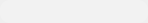
<?xml version="1.0" encoding="UTF-8"?>
<ui version="4.0">
 <class>MainWindow</class>
 <widget class="QMainWindow" name="MainWindow">
  <property name="geometry">
   <rect>
    <x>0</x>
    <y>0</y>
    <width>148</width>
    <height>23</height>
   </rect>
  </property>
  <property name="maximumSize">
   <size>
    <width>165</width>
    <height>35</height>
   </size>
  </property>
  <property name="windowTitle">
   <string>MainWindow</string>
  </property>
  <widget class="QWidget" name="centralWidget">
   <property name="maximumSize">
    <size>
     <width>200</width>
     <height>35</height>
    </size>
   </property>
   <property name="styleSheet">
    <string notr="true">#centralWidget{
	background-color: rgba(255, 255, 255, 50);
	border-width:1px;
	border-radius:10px;
}
#up,#down{
	color: rgb(85, 170, 255);
	font: 25 9pt &quot;微软雅黑 Light&quot;;
}</string>
   </property>
   <widget class="QWidget" name="">
    <property name="geometry">
     <rect>
      <x>0</x>
      <y>0</y>
      <width>147</width>
      <height>22</height>
     </rect>
    </property>
    <layout class="QHBoxLayout" name="horizontalLayout">
     <item>
      <widget class="QLabel" name="label">
       <property name="maximumSize">
        <size>
         <width>15</width>
         <height>20</height>
        </size>
       </property>
       <property name="text">
        <string/>
       </property>
       <property name="pixmap">
        <pixmap resource="pic.qrc">:/pic/down.png</pixmap>
       </property>
       <property name="scaledContents">
        <bool>true</bool>
       </property>
       <property name="alignment">
        <set>Qt::AlignCenter</set>
       </property>
       <property name="wordWrap">
        <bool>false</bool>
       </property>
      </widget>
     </item>
     <item>
      <widget class="QLabel" name="down">
       <property name="maximumSize">
        <size>
         <width>50</width>
         <height>20</height>
        </size>
       </property>
       <property name="font">
        <font>
         <family>微软雅黑 Light</family>
         <pointsize>9</pointsize>
         <weight>3</weight>
         <italic>false</italic>
         <bold>false</bold>
        </font>
       </property>
       <property name="text">
        <string>0 KB/s</string>
       </property>
      </widget>
     </item>
     <item>
      <widget class="QLabel" name="label_3">
       <property name="maximumSize">
        <size>
         <width>15</width>
         <height>20</height>
        </size>
       </property>
       <property name="text">
        <string/>
       </property>
       <property name="pixmap">
        <pixmap resource="pic.qrc">:/pic/up.png</pixmap>
       </property>
       <property name="scaledContents">
        <bool>true</bool>
       </property>
       <property name="alignment">
        <set>Qt::AlignCenter</set>
       </property>
      </widget>
     </item>
     <item>
      <widget class="QLabel" name="up">
       <property name="maximumSize">
        <size>
         <width>16777215</width>
         <height>20</height>
        </size>
       </property>
       <property name="text">
        <string>0 KB/s</string>
       </property>
      </widget>
     </item>
    </layout>
   </widget>
   <zorder>label</zorder>
   <zorder>down</zorder>
   <zorder>label_3</zorder>
   <zorder>up</zorder>
   <zorder>label</zorder>
  </widget>
 </widget>
 <layoutdefault spacing="6" margin="11"/>
 <resources>
  <include location="pic.qrc"/>
 </resources>
 <connections/>
</ui>
